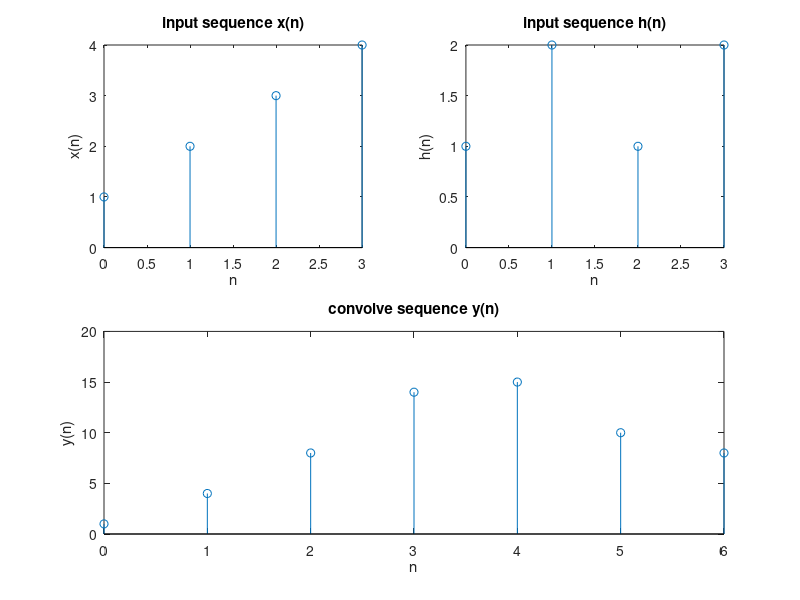

The MATLAB source for this figure:
clc
clear all
close all
x=[1 2 3 4]
h=[1 2 1 2]
%x=input('enter the frist sequence x(n)=')
%h=input('enter the second sequence h(n)=')
lx=length(x)
lh=length(h)
ly=lx+lh-1

%to generate c1

x1=[x';zeros(ly-lx,1)];
x2=x1;

%looping to genetate c

for i=1:lh-1
    x2=[0;x2(1:end-1)]
    x1=[x1,x2]
end 

y=x1*h';

disp('liner convolution output is=')
disp(y')
disp ('using inbuilt function=')
k=conv(x,h);
disp(k)

%plot

figure(1)
subplot(2,2,1);
stem(0:lx-1,x);
xlabel('n');
ylabel('x(n)');
title('input sequence x(n)');

subplot(2,2,2);
stem(0:lh-1,h);
xlabel('n');
ylabel('h(n)');
title('input sequence h(n)');


subplot(2,2,3:4);
stem(0:ly-1,y);
xlabel('n');
ylabel('y(n)');
title('convolve sequence y(n)');
